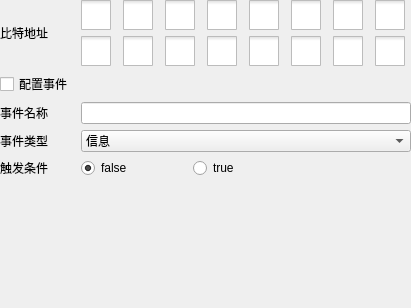
<?xml version="1.0" encoding="UTF-8"?>
<ui version="4.0">
 <class>addTtlvBool</class>
 <widget class="QWidget" name="addTtlvBool">
  <property name="geometry">
   <rect>
    <x>0</x>
    <y>0</y>
    <width>411</width>
    <height>308</height>
   </rect>
  </property>
  <property name="windowTitle">
   <string>Form</string>
  </property>
  <layout class="QGridLayout" name="gridLayout">
   <property name="leftMargin">
    <number>0</number>
   </property>
   <property name="topMargin">
    <number>0</number>
   </property>
   <property name="rightMargin">
    <number>0</number>
   </property>
   <item row="1" column="0" colspan="4">
    <widget class="QCheckBox" name="checkBox_event">
     <property name="text">
      <string>配置事件</string>
     </property>
    </widget>
   </item>
   <item row="5" column="3">
    <spacer name="verticalSpacer">
     <property name="orientation">
      <enum>Qt::Vertical</enum>
     </property>
     <property name="sizeHint" stdset="0">
      <size>
       <width>20</width>
       <height>124</height>
      </size>
     </property>
    </spacer>
   </item>
   <item row="3" column="0">
    <widget class="QLabel" name="label_type">
     <property name="text">
      <string>事件类型</string>
     </property>
    </widget>
   </item>
   <item row="4" column="2">
    <widget class="QRadioButton" name="radioButton_true">
     <property name="text">
      <string>true</string>
     </property>
    </widget>
   </item>
   <item row="2" column="0">
    <widget class="QLabel" name="label_name">
     <property name="minimumSize">
      <size>
       <width>75</width>
       <height>0</height>
      </size>
     </property>
     <property name="maximumSize">
      <size>
       <width>75</width>
       <height>16777215</height>
      </size>
     </property>
     <property name="text">
      <string>事件名称</string>
     </property>
    </widget>
   </item>
   <item row="4" column="0">
    <widget class="QLabel" name="label_condition">
     <property name="text">
      <string>触发条件</string>
     </property>
    </widget>
   </item>
   <item row="2" column="1" colspan="3">
    <widget class="QLineEdit" name="event_name">
     <property name="maxLength">
      <number>64</number>
     </property>
    </widget>
   </item>
   <item row="0" column="0" colspan="4">
    <layout class="QHBoxLayout" name="horizontalLayout_3">
     <item>
      <widget class="QLabel" name="label">
       <property name="minimumSize">
        <size>
         <width>75</width>
         <height>0</height>
        </size>
       </property>
       <property name="maximumSize">
        <size>
         <width>75</width>
         <height>16777215</height>
        </size>
       </property>
       <property name="text">
        <string>比特地址</string>
       </property>
      </widget>
     </item>
     <item>
      <layout class="QVBoxLayout" name="verticalLayout">
       <item>
        <layout class="QHBoxLayout" name="horizontalLayout">
         <item>
          <widget class="QCheckBox" name="checkBox_15">
           <property name="styleSheet">
            <string notr="true">QCheckBox{
    spacing: 5px;
}

QCheckBox::indicator{
    width: 30px;
    height: 30px;
}

QCheckBox::indicator:unchecked{
	image:url(:/img/unchecked_15.png);
	background-color: rgb(255, 255, 255);
}

QCheckBox::indicator:checked{
	image:url(:/img/unchecked_15.png);
	background-color: rgb(36, 169, 225);
}

QCheckBox::indicator:disabled{
	image:url(:/img/unchecked_15.png);
	background-color: rgb(151, 151, 151);
}</string>
           </property>
           <property name="text">
            <string/>
           </property>
           <property name="autoExclusive">
            <bool>true</bool>
           </property>
          </widget>
         </item>
         <item>
          <widget class="QCheckBox" name="checkBox_14">
           <property name="styleSheet">
            <string notr="true">QCheckBox{
    spacing: 5px;
}

QCheckBox::indicator{
    width: 30px;
    height: 30px;
}

QCheckBox::indicator:unchecked{
	image:url(:/img/unchecked_14.png);
	background-color: rgb(255, 255, 255);
}

QCheckBox::indicator:checked{
	image:url(:/img/unchecked_14.png);
	background-color: rgb(36, 169, 225);
}

QCheckBox::indicator:disabled{
	image:url(:/img/unchecked_14.png);
	background-color: rgb(151, 151, 151);
}</string>
           </property>
           <property name="text">
            <string/>
           </property>
           <property name="autoExclusive">
            <bool>true</bool>
           </property>
          </widget>
         </item>
         <item>
          <widget class="QCheckBox" name="checkBox_13">
           <property name="styleSheet">
            <string notr="true">QCheckBox{
    spacing: 5px;
}

QCheckBox::indicator{
    width: 30px;
    height: 30px;
}

QCheckBox::indicator:unchecked{
	image:url(:/img/unchecked_13.png);
	background-color: rgb(255, 255, 255);
}

QCheckBox::indicator:checked{
	image:url(:/img/unchecked_13.png);
	background-color: rgb(36, 169, 225);
}

QCheckBox::indicator:disabled{
	image:url(:/img/unchecked_13.png);
	background-color: rgb(151, 151, 151);
}</string>
           </property>
           <property name="text">
            <string/>
           </property>
           <property name="autoExclusive">
            <bool>true</bool>
           </property>
          </widget>
         </item>
         <item>
          <widget class="QCheckBox" name="checkBox_12">
           <property name="styleSheet">
            <string notr="true">QCheckBox{
    spacing: 5px;
}

QCheckBox::indicator{
    width: 30px;
    height: 30px;
}

QCheckBox::indicator:unchecked{
	image:url(:/img/unchecked_12.png);
	background-color: rgb(255, 255, 255);
}

QCheckBox::indicator:checked{
	image:url(:/img/unchecked_12.png);
	background-color: rgb(36, 169, 225);
}

QCheckBox::indicator:disabled{
	image:url(:/img/unchecked_12.png);
	background-color: rgb(151, 151, 151);
}</string>
           </property>
           <property name="text">
            <string/>
           </property>
           <property name="autoExclusive">
            <bool>true</bool>
           </property>
          </widget>
         </item>
         <item>
          <widget class="QCheckBox" name="checkBox_11">
           <property name="styleSheet">
            <string notr="true">QCheckBox{
    spacing: 5px;
}

QCheckBox::indicator{
    width: 30px;
    height: 30px;
}

QCheckBox::indicator:unchecked{
	image:url(:/img/unchecked_11.png);
	background-color: rgb(255, 255, 255);
}

QCheckBox::indicator:checked{
	image:url(:/img/unchecked_11.png);
	background-color: rgb(36, 169, 225);
}

QCheckBox::indicator:disabled{
	image:url(:/img/unchecked_11.png);
	background-color: rgb(151, 151, 151);
}</string>
           </property>
           <property name="text">
            <string/>
           </property>
           <property name="autoExclusive">
            <bool>true</bool>
           </property>
          </widget>
         </item>
         <item>
          <widget class="QCheckBox" name="checkBox_10">
           <property name="styleSheet">
            <string notr="true">QCheckBox{
    spacing: 5px;
}

QCheckBox::indicator{
    width: 30px;
    height: 30px;
}

QCheckBox::indicator:unchecked{
	image:url(:/img/unchecked_10.png);
	background-color: rgb(255, 255, 255);
}

QCheckBox::indicator:checked{
	image:url(:/img/unchecked_10.png);
	background-color: rgb(36, 169, 225);
}

QCheckBox::indicator:disabled{
	image:url(:/img/unchecked_10.png);
	background-color: rgb(151, 151, 151);
}</string>
           </property>
           <property name="text">
            <string/>
           </property>
           <property name="autoExclusive">
            <bool>true</bool>
           </property>
          </widget>
         </item>
         <item>
          <widget class="QCheckBox" name="checkBox_9">
           <property name="styleSheet">
            <string notr="true">QCheckBox{
    spacing: 5px;
}

QCheckBox::indicator{
    width: 30px;
    height: 30px;
}

QCheckBox::indicator:unchecked{
	image:url(:/img/unchecked_9.png);
	background-color: rgb(255, 255, 255);
}

QCheckBox::indicator:checked{
	image:url(:/img/unchecked_9.png);
	background-color: rgb(36, 169, 225);
}

QCheckBox::indicator:disabled{
	image:url(:/img/unchecked_9.png);
	background-color: rgb(151, 151, 151);
}</string>
           </property>
           <property name="text">
            <string/>
           </property>
           <property name="autoExclusive">
            <bool>true</bool>
           </property>
          </widget>
         </item>
         <item>
          <widget class="QCheckBox" name="checkBox_8">
           <property name="styleSheet">
            <string notr="true">QCheckBox{
    spacing: 5px;
}

QCheckBox::indicator{
    width: 30px;
    height: 30px;
}

QCheckBox::indicator:unchecked{
	image:url(:/img/unchecked_8.png);
	background-color: rgb(255, 255, 255);
}

QCheckBox::indicator:checked{
	image:url(:/img/unchecked_8.png);
	background-color: rgb(36, 169, 225);
}

QCheckBox::indicator:disabled{
	image:url(:/img/unchecked_8.png);
	background-color: rgb(151, 151, 151);
}</string>
           </property>
           <property name="text">
            <string/>
           </property>
           <property name="autoExclusive">
            <bool>true</bool>
           </property>
          </widget>
         </item>
        </layout>
       </item>
       <item>
        <layout class="QHBoxLayout" name="horizontalLayout_2">
         <item>
          <widget class="QCheckBox" name="checkBox_7">
           <property name="styleSheet">
            <string notr="true">QCheckBox{
    spacing: 5px;
}

QCheckBox::indicator{
    width: 30px;
    height: 30px;
}

QCheckBox::indicator:unchecked{
	image:url(:/img/unchecked_7.png);
	background-color: rgb(255, 255, 255);
}

QCheckBox::indicator:checked{
	image:url(:/img/unchecked_7.png);
	background-color: rgb(36, 169, 225);
}

QCheckBox::indicator:disabled{
	image:url(:/img/unchecked_7.png);
	background-color: rgb(151, 151, 151);
}</string>
           </property>
           <property name="text">
            <string/>
           </property>
           <property name="autoExclusive">
            <bool>true</bool>
           </property>
          </widget>
         </item>
         <item>
          <widget class="QCheckBox" name="checkBox_6">
           <property name="styleSheet">
            <string notr="true">QCheckBox{
    spacing: 5px;
}

QCheckBox::indicator{
    width: 30px;
    height: 30px;
}

QCheckBox::indicator:unchecked{
	image:url(:/img/unchecked_6.png);
	background-color: rgb(255, 255, 255);
}

QCheckBox::indicator:checked{
	image:url(:/img/unchecked_6.png);
	background-color: rgb(36, 169, 225);
}

QCheckBox::indicator:disabled{
	image:url(:/img/unchecked_6.png);
	background-color: rgb(151, 151, 151);
}</string>
           </property>
           <property name="text">
            <string/>
           </property>
           <property name="autoExclusive">
            <bool>true</bool>
           </property>
          </widget>
         </item>
         <item>
          <widget class="QCheckBox" name="checkBox_5">
           <property name="styleSheet">
            <string notr="true">QCheckBox{
    spacing: 5px;
}

QCheckBox::indicator{
    width: 30px;
    height: 30px;
}

QCheckBox::indicator:unchecked{
	image:url(:/img/unchecked_5.png);
	background-color: rgb(255, 255, 255);
}

QCheckBox::indicator:checked{
	image:url(:/img/unchecked_5.png);
	background-color: rgb(36, 169, 225);
}

QCheckBox::indicator:disabled{
	image:url(:/img/unchecked_5.png);
	background-color: rgb(151, 151, 151);
}</string>
           </property>
           <property name="text">
            <string/>
           </property>
           <property name="autoExclusive">
            <bool>true</bool>
           </property>
          </widget>
         </item>
         <item>
          <widget class="QCheckBox" name="checkBox_4">
           <property name="styleSheet">
            <string notr="true">QCheckBox{
    spacing: 5px;
}

QCheckBox::indicator{
    width: 30px;
    height: 30px;
}

QCheckBox::indicator:unchecked{
	image:url(:/img/unchecked_4.png);
	background-color: rgb(255, 255, 255);
}

QCheckBox::indicator:checked{
	image:url(:/img/unchecked_4.png);
	background-color: rgb(36, 169, 225);
}

QCheckBox::indicator:disabled{
	image:url(:/img/unchecked_4.png);
	background-color: rgb(151, 151, 151);
}</string>
           </property>
           <property name="text">
            <string/>
           </property>
           <property name="autoExclusive">
            <bool>true</bool>
           </property>
          </widget>
         </item>
         <item>
          <widget class="QCheckBox" name="checkBox_3">
           <property name="styleSheet">
            <string notr="true">QCheckBox{
    spacing: 5px;
}

QCheckBox::indicator{
    width: 30px;
    height: 30px;
}

QCheckBox::indicator:unchecked{
	image:url(:/img/unchecked_3.png);
	background-color: rgb(255, 255, 255);
}

QCheckBox::indicator:checked{
	image:url(:/img/unchecked_3.png);
	background-color: rgb(36, 169, 225);
}

QCheckBox::indicator:disabled{
	image:url(:/img/unchecked_3.png);
	background-color: rgb(151, 151, 151);
}</string>
           </property>
           <property name="text">
            <string/>
           </property>
           <property name="autoExclusive">
            <bool>true</bool>
           </property>
          </widget>
         </item>
         <item>
          <widget class="QCheckBox" name="checkBox_2">
           <property name="styleSheet">
            <string notr="true">QCheckBox{
    spacing: 5px;
}

QCheckBox::indicator{
    width: 30px;
    height: 30px;
}

QCheckBox::indicator:unchecked{
	image:url(:/img/unchecked_2.png);
	background-color: rgb(255, 255, 255);
}

QCheckBox::indicator:checked{
	image:url(:/img/unchecked_2.png);
	background-color: rgb(36, 169, 225);
}

QCheckBox::indicator:disabled{
	image:url(:/img/unchecked_2.png);
	background-color: rgb(151, 151, 151);
}</string>
           </property>
           <property name="text">
            <string/>
           </property>
           <property name="autoExclusive">
            <bool>true</bool>
           </property>
          </widget>
         </item>
         <item>
          <widget class="QCheckBox" name="checkBox_1">
           <property name="styleSheet">
            <string notr="true">QCheckBox{
    spacing: 5px;
}

QCheckBox::indicator{
    width: 30px;
    height: 30px;
}

QCheckBox::indicator:unchecked{
	image:url(:/img/unchecked_1.png);
	background-color: rgb(255, 255, 255);
}

QCheckBox::indicator:checked{
	image:url(:/img/unchecked_1.png);
	background-color: rgb(36, 169, 225);
}

QCheckBox::indicator:disabled{
	image:url(:/img/unchecked_1.png);
	background-color: rgb(151, 151, 151);
}</string>
           </property>
           <property name="text">
            <string/>
           </property>
           <property name="checked">
            <bool>false</bool>
           </property>
           <property name="autoExclusive">
            <bool>true</bool>
           </property>
          </widget>
         </item>
         <item>
          <widget class="QCheckBox" name="checkBox_0">
           <property name="enabled">
            <bool>true</bool>
           </property>
           <property name="styleSheet">
            <string notr="true">QCheckBox{
    spacing: 5px;
}

QCheckBox::indicator{
    width: 30px;
    height: 30px;
}

QCheckBox::indicator:unchecked{
	image:url(:/img/unchecked_0.png);
	background-color: rgb(255, 255, 255);
}

QCheckBox::indicator:checked{
	image:url(:/img/unchecked_0.png);
	background-color: rgb(36, 169, 225);
}

QCheckBox::indicator:disabled{
	image:url(:/img/unchecked_0.png);
	background-color: rgb(151, 151, 151);
}</string>
           </property>
           <property name="text">
            <string/>
           </property>
           <property name="checkable">
            <bool>true</bool>
           </property>
           <property name="checked">
            <bool>true</bool>
           </property>
           <property name="autoExclusive">
            <bool>true</bool>
           </property>
           <property name="tristate">
            <bool>false</bool>
           </property>
          </widget>
         </item>
        </layout>
       </item>
      </layout>
     </item>
    </layout>
   </item>
   <item row="3" column="1" colspan="3">
    <widget class="QComboBox" name="event_type">
     <item>
      <property name="text">
       <string>信息</string>
      </property>
     </item>
     <item>
      <property name="text">
       <string>告警</string>
      </property>
     </item>
     <item>
      <property name="text">
       <string>故障</string>
      </property>
     </item>
    </widget>
   </item>
   <item row="4" column="1">
    <widget class="QRadioButton" name="radioButton_false">
     <property name="text">
      <string>false</string>
     </property>
     <property name="checked">
      <bool>true</bool>
     </property>
    </widget>
   </item>
  </layout>
 </widget>
 <resources/>
 <connections/>
</ui>
